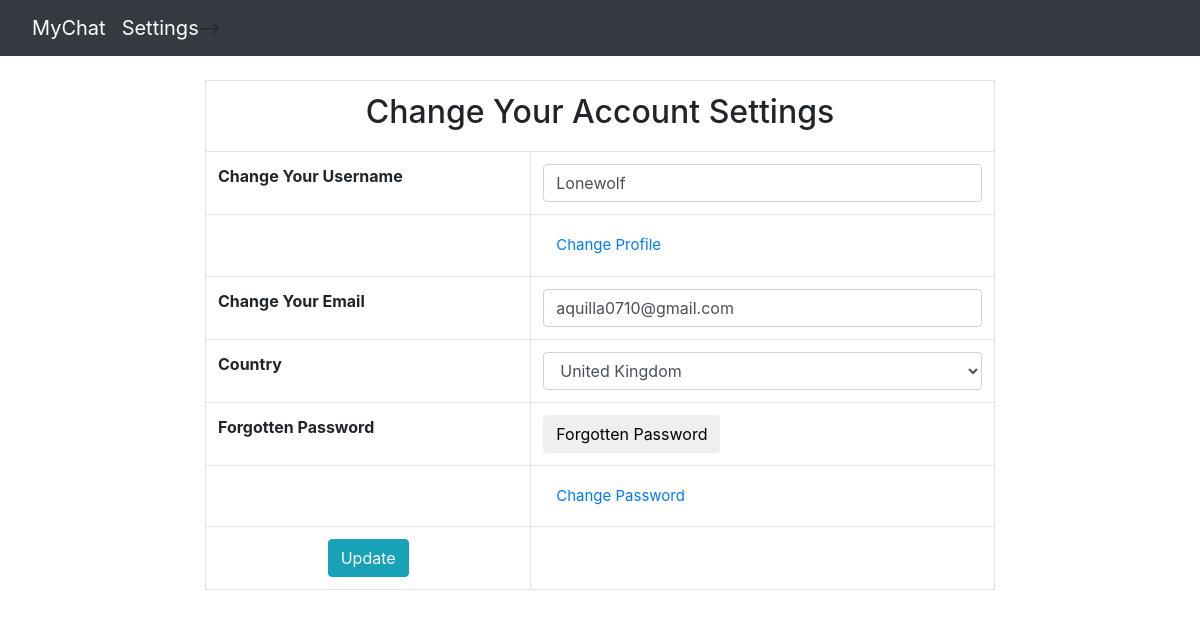
Screenshot of /mychat/account_settings.php (signed in) with the database file from the repository.
### tables this page shows
CREATE TABLE `users` (
  `user_id` int(11) NOT NULL,
  `user_name` varchar(100) NOT NULL,
  `user_pass` varchar(100) NOT NULL,
  `user_email` varchar(100) NOT NULL,
  `user_profile` varchar(255) NOT NULL,
  `user_country` text NOT NULL,
  `user_gender` text NOT NULL,
  `forgotten_answer` varchar(100) NOT NULL,
  `log_in` varchar(7) NOT NULL
);

### mychat/account_settings.php (the view, shortened to what this page needs)
<!DOCTYPE html>
<?php
include("include/connection.php");
include("include/header.php");
if (!isset($_SESSION['user_email'])) {
	header("location: signin.php");
}
else	{ ?>
<html>
    <head>
        <link rel="stylesheet" href="https://maxcdn.bootstrapcdn.com/bootstrap/4.1.3/css/bootstrap.min.css">
    </head>
    <body>
        <div class="row">
            <div class="col-sm-2">
            </div>
            <?php
                $user = $_SESSION['user_email'];
                $get_user = "SELECT * FROM users WHERE user_email='$user'";
                $run_user = mysqli_query($con, $get_user);
                $row = mysqli_fetch_array($run_user);
                $user_name = $row['user_name'];
                $user_email = $row['user_email'];
                $user_country = $row['user_country'];
            ?>
            <div class="col-sm-8">
                <form action="" method="post" enctype="mutlipart/form-data">
                    <table class="table table-bordered table-hover">
                        <tr align="center">
                            <td colspan="6" class="active"><h2>Change Your Account Settings</h2></td>
                        </tr>
                        <tr>
                            <td style="font-weight: bold;">Change Your Username</td>
                            <td>
                                <input type="text" name="u_name" class="form-control" required value="<?php echo $user_name; ?>">
                            </td>
                        </tr>
                        <tr>
                            <td></td>
                            <td>
                                <a class="btn btn-default" style="text-decoration:none; font-size:15px;" href="upload.php"><i class="fa fa-user" aria-hidden="true"></i>Change Profile</a>
                            </td>
                        </tr>
                        <tr>
                            <td style="font-weight: bold;">Change Your Email</td>
                            <td>
                                <input type="email" name="u_email" class="form-control" required value="<?php echo $user_email; ?>">
                            </td>
                        </tr>
                        <tr>
                            <td style="font-weight: bold">Country</td>
                            <td>
                                <select class="form-control" name="u_country">
                                    <option><?php echo $user_country; ?></option>
                                </select>
                            </td>
                        </tr>
                        <tr>
                            <td style="font-weight: bold;">Forgotten Password</td>
                            <td>
                                <button type="button" class="btn btn-default" data-toggle="modal" data-target="#myModal">Forgotten Password</button>
                            </td>
                        </tr>
                        <tr>
                            <td></td>
                            <td>
                                <a class="btn btn-default" style="text_decoration: none; font-size: 15px" href="change_password.php"><i class="fa fa-key fa-fw" aria-hidden="true"></i>Change Password</a>
                            </td>
                        </tr>
                        <tr align="center">
                            <td colspace="6">
                                <input type="submit" value="Update" name="update" class="btn btn-info">
                            </td>
                        </tr>
                    </table>
                </form>
            </div>
            <div class="col-sm-2">
            </div>
        </div>
    </body>
</html>
<?php } ?>

### rows the page displays
users: u_name "Lonewolf", u_email "aquilla0710@gmail.com", u_country "United Kingdom"
